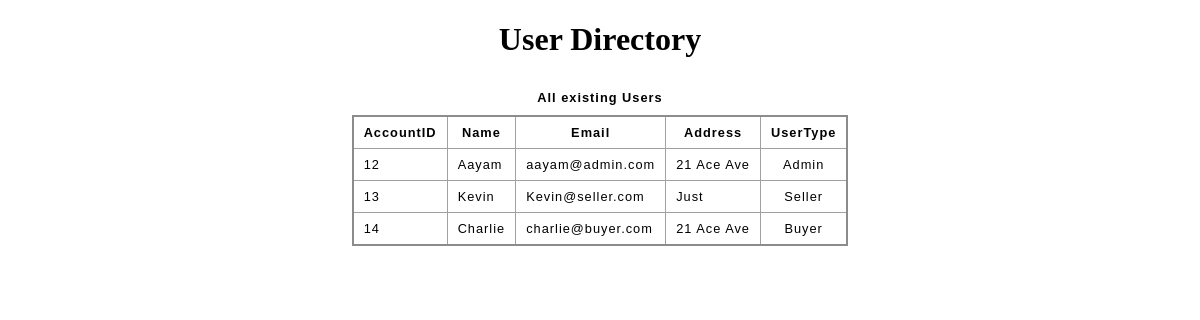
Page /admin_view on the earlier database version.
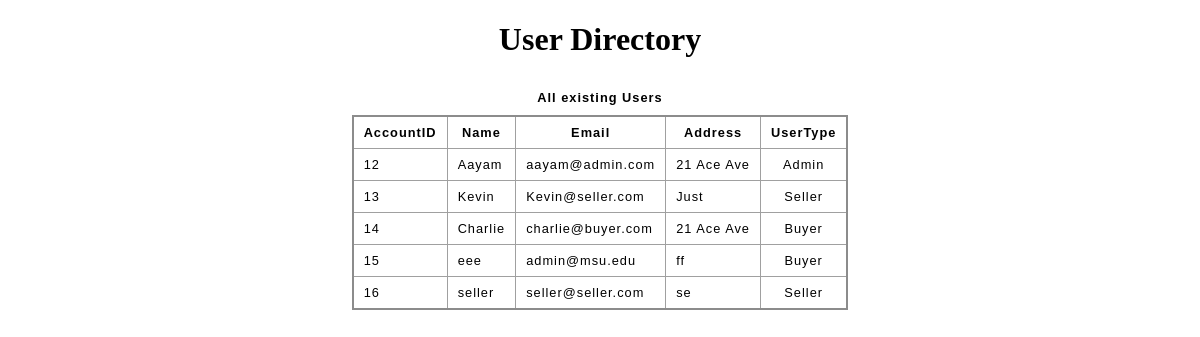
Same page on the later database version.
### tables this page shows
CREATE TABLE UserAccounts (
                             AccountID INTEGER PRIMARY KEY AUTOINCREMENT,
                             FullName TEXT NOT NULL,
                             Email TEXT NOT NULL UNIQUE,
                             Password TEXT NOT NULL,
                             Address TEXT NULL,
                             UserType TEXT NOT NULL
                             );

### BackEnd/app.py (the view)
@app.route('/admin_view', methods=['GET'])
def viewAccounts():
    try:
        content = Admin().viewUserAccounts()
        return render_template('user_directory.html', user_type=session.get('usertype'), content=content)
    except:
        return jsonify({"error": "failed to view"}), 500

### BackEnd/admin.py (called while the page is built)
    def viewUserAccounts(self) -> Union[List[Dict], str]:
        try:
            self.cursor.execute("SELECT AccountID, FullName, Email, Address, UserType FROM UserAccounts")
            rows = self.cursor.fetchall()
            users = []
            for row in rows:
                users.append({
                    "AccountID": row[0],
                    "FullName": row[1],
                    "Email": row[2],
                    "Address": row[3],
                    "UserType": row[4]
                })
            return users
        except sqlite3.Error as error:
            return f"Error: {error}"

### BackEnd/app.py (called while the page is built, shortened)
@app.before_request
def load_user():
    g.email = None

### src/templates/user_directory.html (shortened to what this page needs)
<!DOCTYPE html>
<html>
    <head>
        <link rel='stylesheet' href='../static/table.css'>
        <h1 class='head'>User Directory</h1>
    </head>
    <body>
        <div class='User_container'>
            <table>
                <caption>All existing Users</caption>
                <thead>
                    <th scope='col'>AccountID</th>
                    <th scope="col">Name</th>
                    <th scope='col'>Email</th>
                    <th scope='col'>Address</th>
                    <th scope='col'>UserType</th>
                </thead>
                <tbody>
                    <tr>
                        {% for j in content %}
                            <tr>
                            {% for x in j %}
                                <td scope='row'>{{j[x]}}</td>
                            {% endfor %}
                            </tr>
                        {% endfor %}
                    </tr>
                </tbody>
            </table>
        </div>
    </body>
</html>

### src/static/table.css (style rules this page uses)
.head { text-align: center; }
.User_container { display: flex; align-items: center; justify-content: center; }
.User_container table { align-items: center; border-collapse: collapse; border: 2px solid rgb(140 140 140); font-family: sans-serif; font-size: 0.8rem; letter-spacing: 1px; }
.User_container caption { caption-side: top; padding: 10px; font-weight: bold; }
.User_container thead, tfoot { background-color: white; }
.User_container th, td { border: 1px solid rgb(160 160 160); padding: 8px 10px; }
.User_container td:last-of-type { text-align: center; }
.User_container tbody { background-color: white; }

Differences in the rows shown:
added UserAccounts: AccountID "15" "eee" "admin@msu.edu" "ff" "Buyer"
added UserAccounts: AccountID "16" "seller" "seller@seller.com" "se" "Seller"
